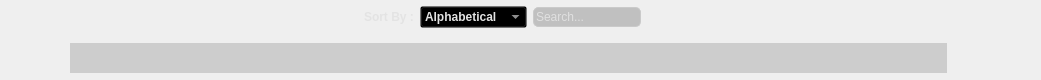
     <widget class="QWidget" name="widget" native="true">
      <property name="maximumSize">
       <size>
        <width>16777215</width>
        <height>80</height>
       </size>
      </property>
      <property name="styleSheet">
       <string notr="true">.QWidget
{
background-image: url(:/Images/backgroundtop);
}</string>
      </property>
      <layout class="QGridLayout" name="gridLayout_2">
       <property name="leftMargin">
        <number>0</number>
       </property>
       <property name="topMargin">
        <number>0</number>
       </property>
       <property name="rightMargin">
        <number>6</number>
       </property>
       <property name="bottomMargin">
        <number>6</number>
       </property>
       <item row="0" column="0">
        <layout class="QGridLayout" name="gridLayout_3">
         <property name="horizontalSpacing">
          <number>6</number>
         </property>
         <property name="verticalSpacing">
          <number>10</number>
         </property>
         <item row="0" column="11">
          <spacer name="horizontalSpacer_2">
           <property name="orientation">
            <enum>Qt::Horizontal</enum>
           </property>
           <property name="sizeType">
            <enum>QSizePolicy::Maximum</enum>
           </property>
           <property name="sizeHint" stdset="0">
            <size>
             <width>300</width>
             <height>20</height>
            </size>
           </property>
          </spacer>
         </item>
         <item row="0" column="10">
          <widget class="QLineEdit" name="lineEditSearch">
           <property name="maximumSize">
            <size>
             <width>16777215</width>
             <height>20</height>
            </size>
           </property>
           <property name="styleSheet">
            <string notr="true">QLineEdit
{
	background-color: rgba(0, 0, 0, 50);
	color: rgb(255, 255, 255);
	border-style: solid;
	border-width: 1px;
	border-radius: 5px;
	border-color: rgb(202, 202, 202);
}</string>
           </property>
           <property name="inputMask">
            <string/>
           </property>
           <property name="text">
            <string/>
           </property>
           <property name="placeholderText">
            <string>Search...</string>
           </property>
          </widget>
         </item>
         <item row="0" column="9">
          <widget class="QComboBox" name="comboBoxSort">
           <property name="font">
            <font>
             <family>Arial</family>
             <weight>75</weight>
             <bold>true</bold>
            </font>
           </property>
           <property name="focusPolicy">
            <enum>Qt::NoFocus</enum>
           </property>
           <property name="styleSheet">
            <string notr="true">QComboBox
{
	color : rgb(227, 227, 227);
	background-color : transparent;
}

QComboBox:hover
{
	color : rgb(0, 173, 173);
	background-color : rgba(0, 173, 173,25);
}</string>
           </property>
           <item>
            <property name="text">
             <string>Alphabetical</string>
            </property>
           </item>
           <item>
            <property name="text">
             <string>Release Date</string>
            </property>
           </item>
           <item>
            <property name="text">
             <string>Last Played</string>
            </property>
           </item>
          </widget>
         </item>
         <item row="0" column="8">
          <widget class="QLabel" name="labelSort">
           <property name="font">
            <font>
             <family>Arial</family>
             <weight>75</weight>
             <bold>true</bold>
            </font>
           </property>
           <property name="styleSheet">
            <string notr="true">QLabel
{
	color : rgb(227, 227, 227);
	background-color : transparent;
}</string>
           </property>
           <property name="text">
            <string>Sort By :</string>
           </property>
          </widget>
         </item>
         <item row="0" column="13">
          <widget class="QPushButton" name="buttonSettings">
           <property name="minimumSize">
            <size>
             <width>16</width>
             <height>16</height>
            </size>
           </property>
           <property name="maximumSize">
            <size>
             <width>16</width>
             <height>16</height>
            </size>
           </property>
           <property name="styleSheet">
            <string notr="true">QPushButton
{
    background-color: transparent;
	background-image: url(:/Images/buttonSettingsNormal);
    background-repeat: none;    
    border: none;
}

QPushButton:pressed
{
   background-image: url(:/Images/buttonSettingsPressed);
}

QPushButton:hover:!pressed
{
   background-image: url(:/Images/buttonSettingsHover);
}
</string>
           </property>
           <property name="text">
            <string/>
           </property>
          </widget>
         </item>
         <item row="0" column="7">
          <spacer name="horizontalSpacer_3">
           <property name="orientation">
            <enum>Qt::Horizontal</enum>
           </property>
           <property name="sizeType">
            <enum>QSizePolicy::Maximum</enum>
           </property>
           <property name="sizeHint" stdset="0">
            <size>
             <width>60</width>
             <height>20</height>
            </size>
           </property>
          </spacer>
         </item>
         <item row="0" column="0">
          <spacer name="horizontalSpacer">
           <property name="orientation">
            <enum>Qt::Horizontal</enum>
           </property>
           <property name="sizeType">
            <enum>QSizePolicy::Maximum</enum>
           </property>
           <property name="sizeHint" stdset="0">
            <size>
             <width>70</width>
             <height>20</height>
            </size>
           </property>
          </spacer>
         </item>
         <item row="0" column="1" colspan="3">
          <spacer name="horizontalSpacer_4">
           <property name="orientation">
            <enum>Qt::Horizontal</enum>
           </property>
           <property name="sizeType">
            <enum>QSizePolicy::Maximum</enum>
           </property>
           <property name="sizeHint" stdset="0">
            <size>
             <width>140</width>
             <height>20</height>
            </size>
           </property>
          </spacer>
         </item>
         <item row="0" column="12">
          <widget class="QPushButton" name="buttonHelp">
           <property name="minimumSize">
            <size>
             <width>16</width>
             <height>16</height>
            </size>
           </property>
           <property name="maximumSize">
            <size>
             <width>16</width>
             <height>16</height>
            </size>
           </property>
           <property name="styleSheet">
            <string notr="true">QPushButton
{
    background-color: transparent;
	background-image: url(:/Images/buttonHelpNormal);
    background-repeat: none;    
    border: none;
}

QPushButton:pressed
{
   background-image: url(:/Images/buttonHelpPressed);
}

QPushButton:hover:!pressed
{
   background-image: url(:/Images/buttonHelpHover);
}
</string>
           </property>
           <property name="text">
            <string/>
           </property>
          </widget>
         </item>
         <item row="0" column="5">
          <widget class="QPushButton" name="buttonAdd">
           <property name="minimumSize">
            <size>
             <width>32</width>
             <height>32</height>
            </size>
           </property>
           <property name="styleSheet">
            <string notr="true">QPushButton
{
    background-color: transparent;
	background-image: url(:/Images/buttonAdd);
    background-repeat: none;    
    border: none;
}

QPushButton:pressed
{
   background-image: url(:/Images/buttonAddPressed);
}

QPushButton:hover:!pressed
{
   background-image: url(:/Images/buttonAddHover);
}


</string>
           </property>
           <property name="text">
            <string/>
           </property>
          </widget>
         </item>
         <item row="1" column="0">
          <spacer name="horizontalSpacer_6">
           <property name="orientation">
            <enum>Qt::Horizontal</enum>
           </property>
           <property name="sizeType">
            <enum>QSizePolicy::Fixed</enum>
           </property>
           <property name="sizeHint" stdset="0">
            <size>
             <width>70</width>
             <height>20</height>
            </size>
           </property>
          </spacer>
         </item>
         <item row="0" column="6">
          <widget class="QPushButton" name="buttonDeleteSelection">
           <property name="minimumSize">
            <size>
             <width>32</width>
             <height>32</height>
            </size>
           </property>
           <property name="styleSheet">
            <string notr="true">QPushButton
{
    background-color: transparent;
	background-image: url(:/Images/buttonDelete);
    background-repeat: none;    
    border: none;
}

QPushButton:hover:!pressed
{
  background-image: url(:/Images/buttonDeleteHover);
}


QPushButton:pressed
{
   background-image: url(:/Images/buttonDeletePressed);
}

</string>
           </property>
           <property name="text">
            <string/>
           </property>
          </widget>
         </item>
         <item row="0" column="15">
          <widget class="QPushButton" name="buttonExit">
           <property name="minimumSize">
            <size>
             <width>16</width>
             <height>16</height>
            </size>
           </property>
           <property name="maximumSize">
            <size>
             <width>16</width>
             <height>16</height>
            </size>
           </property>
           <property name="styleSheet">
            <string notr="true">QPushButton
{
    background-color: transparent;
	background-image: url(:/Images/buttonExitNormal);
    background-repeat: none;    
    border: none;
}

QPushButton:pressed
{
   background-image: url(:/Images/buttonExitPressed);
}

QPushButton:hover:!pressed
{
   background-image: url(:/Images/buttonExitHover);
}
</string>
           </property>
           <property name="text">
            <string/>
           </property>
          </widget>
         </item>
         <item row="1" column="1" colspan="11">
          <widget class="QListWidget" name="listWidgetAllTags">
           <property name="maximumSize">
            <size>
             <width>16777215</width>
             <height>30</height>
            </size>
           </property>
           <property name="styleSheet">
            <string notr="true">QScrollBar:vertical{
border: 1px solid #999999;
background: transparent;
width:6px;
margin: 0px 0px 0px 0px;
}

QScrollBar::handle:vertical {
background: qlineargradient(x1:0, y1:0, x2:1, y2:0,stop: 0 rgb(32, 47, 130), stop: 0.5 rgb(32, 47, 130), stop:1 rgb(32, 47, 130));
min-height: 0px;
}

QScrollBar::add-line:vertical {
background: qlineargradient(x1:0, y1:0, x2:1, y2:0,stop: 0 rgb(32, 47, 130), stop: 0.5 rgb(32, 47, 130),  stop:1 rgb(32, 47, 130));
height: 0px;
subcontrol-position: bottom;
subcontrol-origin: margin;
}

QScrollBar::sub-line:vertical {
background: qlineargradient(x1:0, y1:0, x2:1, y2:0,
stop: 0  rgb(32, 47, 130), stop: 0.5 rgb(32, 47, 130),  stop:1 rgb(32, 47, 130));
height: 0 px;
subcontrol-position: top;
subcontrol-origin: margin;
}

QListWidget
{
	background-color : rgba(154, 154, 154, 100);
	border-style : solid;
	border-width : 0px;
	color: rgb(255, 255, 255);
}

QListWidget:item
{
	background-color : rgba(188, 188, 188, 50);
	border-style: solid;
	border-width: 0px;
	border-radius: 10px;
}

QListWidget::item:selected 
{
	background-color: rgb(255, 0, 0);
}</string>
           </property>
           <property name="frameShadow">
            <enum>QFrame::Sunken</enum>
           </property>
           <property name="editTriggers">
            <set>QAbstractItemView::EditKeyPressed|QAbstractItemView::SelectedClicked</set>
           </property>
           <property name="selectionMode">
            <enum>QAbstractItemView::SingleSelection</enum>
           </property>
           <property name="movement">
            <enum>QListView::Static</enum>
           </property>
           <property name="flow">
            <enum>QListView::LeftToRight</enum>
           </property>
           <property name="isWrapping" stdset="0">
            <bool>true</bool>
           </property>
           <property name="resizeMode">
            <enum>QListView::Adjust</enum>
           </property>
           <property name="layoutMode">
            <enum>QListView::Batched</enum>
           </property>
           <property name="spacing">
            <number>3</number>
           </property>
           <property name="viewMode">
            <enum>QListView::ListMode</enum>
           </property>
           <property name="selectionRectVisible">
            <bool>true</bool>
           </property>
          </widget>
         </item>
         <item row="0" column="14">
          <widget class="QPushButton" name="buttonHide">
           <property name="minimumSize">
            <size>
             <width>16</width>
             <height>16</height>
            </size>
           </property>
           <property name="maximumSize">
            <size>
             <width>16</width>
             <height>16</height>
            </size>
           </property>
           <property name="styleSheet">
            <string notr="true">QPushButton
{
    background-color: transparent;
	background-image: url(:/Images/buttonHideNormal);
    background-repeat: none;    
    border: none;
}

QPushButton:pressed
{
   background-image: url(:/Images/buttonHidePressed);
}

QPushButton:hover:!pressed
{
   background-image: url(:/Images/buttonHideHover);
}
</string>
           </property>
           <property name="text">
            <string/>
           </property>
          </widget>
         </item>
        </layout>
       </item>
      </layout>
     </widget>
